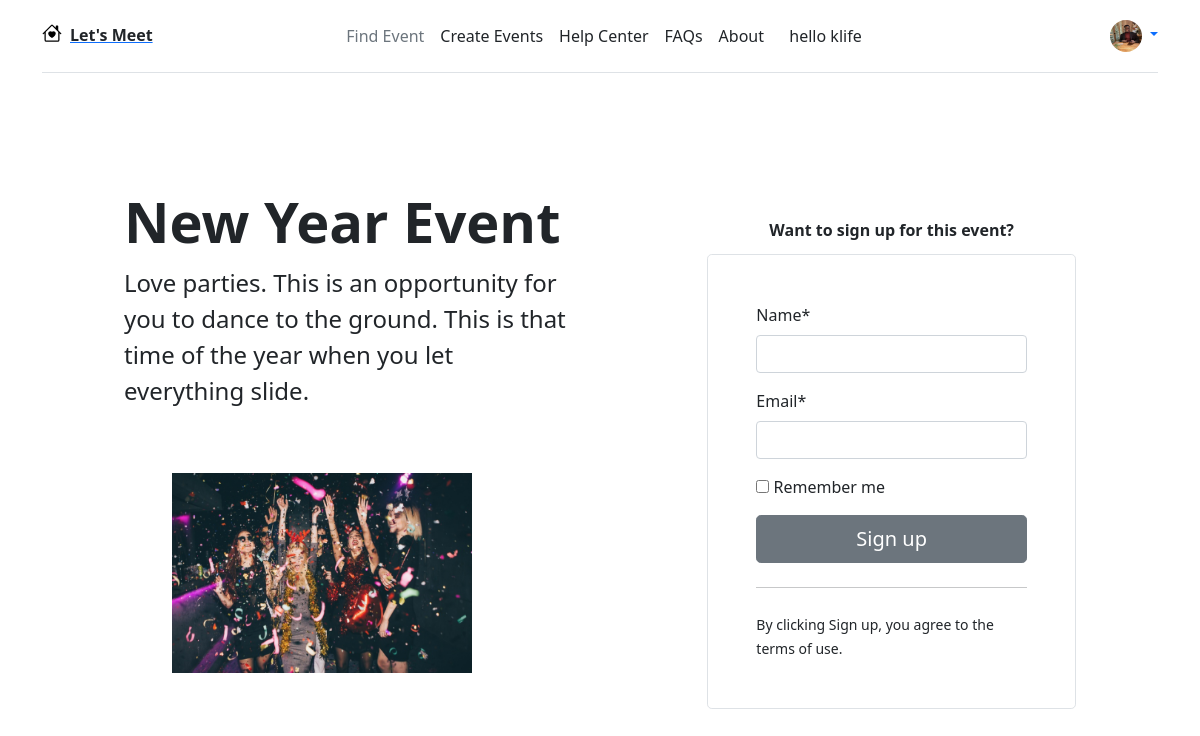
/events/new-year-event (signed in), run on the app's committed database.
### meetups/models.py (models this page shows, shortened)
class Paticipants(models.Model):
    user = models.OneToOneField(User, null=True, on_delete=models.CASCADE)
    name = models.CharField(max_length=100)
    email = models.EmailField(unique=True, )
    profile_pic = models.ImageField(null=True, blank=True)

class Event(models.Model):
    title = models.CharField(max_length=200, )
    description = models.TextField()
    organizer_email = models.EmailField(unique=True, )
    date = models.DateField()
    slug = models.SlugField(unique=True, null=False)
    location = models.ForeignKey(Locations, on_delete=models.CASCADE)
    participants = models.ManyToManyField(Paticipants, )
    image = models.ImageField(upload_to='images', )
    class Meta:
        db_table = 'events names'

### meetups/views.py (the view, shortened to what this page needs)
# urls.py: path('<slug:event_slug>', views.event_details, name='event-details'),
@login_required(login_url='events-sign-in')
def event_details(request, event_slug):
    selected_event = Event.objects.get(slug=event_slug)
    if request.method == 'GET':
        form = RegistrationForm()
    return render(request, 'meetups/event_details.html', {
        'event': selected_event,
        'form': form
    })

### meetups/forms.py
class RegistrationForm(forms.ModelForm):
    class Meta:
        model = Paticipants
        fields = '__all__'

### meetups/templates/meetups/event_details.html (shortened to what this page needs)
{% extends 'meetups/base/base.html' %}
{% load static %}
{% load crispy_forms_tags %}
{% load crispy_forms_filters %}
{% block navbar %}
{% include 'meetups/includes/navbar.html' %}
{% endblock %}
{% block events-block %}
<div class="container col-xl-10 col-xxl-8 px-4 py-5">
  <div class="row align-items-center g-lg-5 py-5">
    <div class="col-lg-7 text-center text-lg-start">
      <h1 class="display-4 fw-bold lh-1 text-body-emphasis mb-3">{{ event.title }}</h1>
      <p class="col-lg-10 fs-4">{{ event.description }}</p>
      <div class="">
        <img src="{{ event.image.url }}" class="align-items-center m-5" alt="{{ event.title }}" width="300" height="200"
          loading="lazy">
      </div>
    </div>
    <div class="col-md-10 mx-auto col-lg-5">
      <p class="display-0 m-3 fw-bold lh-1 text-body-emphasis text-center "> Want to sign up for this event?</p>
      <form class="p-4 p-md-5 border rounded-3 bg-body-tertiary" action="{% url 'event-details' event.slug %}"
        method="POST" novalidate>
        <div class="form-floating mb-3">
          {{ form.name|as_crispy_field }}
        </div>
        <div class="form-floating mb-3">
          {{ form.email|as_crispy_field }}
        </div>
        <div class="checkbox mb-3">
          <label>
            <input type="checkbox" value="remember-me"> Remember me
          </label>
        </div>
        <button class="w-100 btn btn-lg btn-secondary" type="submit">Sign up</button>
        <hr class="my-4">
        <small class="text-body-secondary">By clicking Sign up, you agree to the terms of use.</small>
      </form>
    </div>
  </div>
</div>
{% endblock %}

### meetups/templates/meetups/includes/navbar.html (shortened to what this page needs)
<section>
  <div class="container">
    <header
      class="d-flex flex-wrap align-items-center justify-content-center justify-content-md-between py-3 mb-4 border-bottom">
      <div class="col-md-3 mb-2 mb-md-0 link-secondary">
        <a href="/" class="d-inline-flex link-body-emphasis text-decoration-dark">
           <span class="px-2 text-dark fw-bold"> Let's Meet </span>
        </a>
      </div>
      <ul class="nav col-12 col-md-auto mb-2 justify-content-center mb-md-0 text-dark">
        <li><a href="#" class="nav-link px-2 link-secondary">Find Event</a></li>
        <li><a href="#" class="nav-link px-2 text-dark">Create Events</a></li>
        <li><a href="#" class="nav-link px-2 text-dark">Help Center</a></li>
        <li><a href="#" class="nav-link px-2 text-dark">FAQs</a></li>
        <li><a href="#" class="nav-link px-2 text-dark">About</a></li>
      </ul>
      {% if not request.user.is_active %}
      <div class="col-md-3 text-end">
        <button type="button" class="btn btn-outline-secondary me-2"><a href="{% url 'events-sign-in' %}"
            class="text-decoration-none text-dark">Login</a></button>
        <button type="button" class="btn btn-outline-secondary"><a href="{% url 'sign-up' %}"
            class="text-decoration-none text-dark">Signup</a></button>
      </div>
      {% else %}
      <span class="text-end">hello {{ request.user.paticipants.name }}</span>
      <div class="col-md-3 text-end">
        <div class="dropdown text-end">
          <a href="#" class="d-block link-body-emphasis text-decoration-none dropdown-toggle" data-bs-toggle="dropdown"
            aria-expanded="false">
            <img src="{{ request.user.paticipants.profile_pic.url }}" alt="mdo" width="32" height="32"
              class="rounded-circle">
          </a>
        </div>
      </div>
      {% endif %}
    </header>
  </div>
</section>

### data on the page
Event: title "New Year Event", description "Love parties. This is an opportunity for you to dance to the ground. This is that time of the year when you let everything slide.", image (picture)

### other printed values
{{ request.user.paticipants.name }} "klife"
